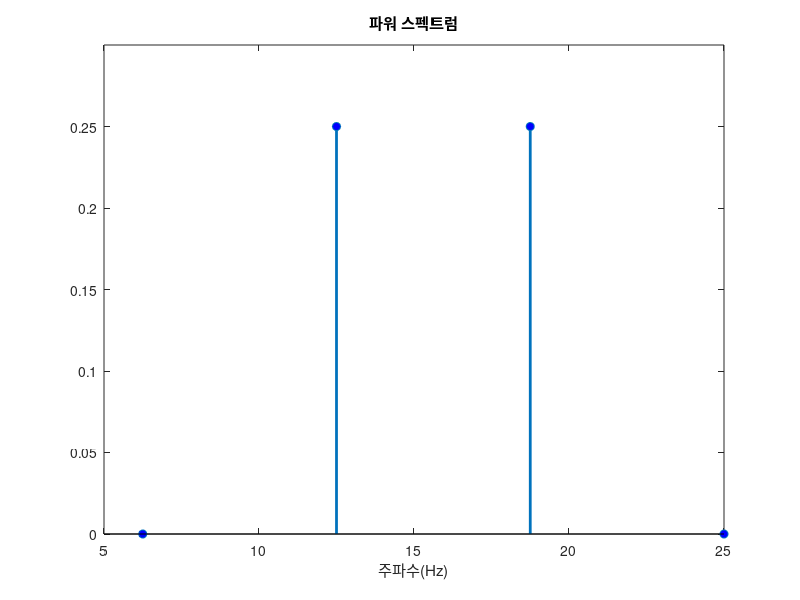

The MATLAB source for this figure:
% pssin.m: Sinusoid 함수에 대한 파워 스펙트럼을 계산
clear all;
n = 8; dt = 0.02; fs = 1/dt; tintv = (0:n-1)/fs; % 샘플링 시점들의 벡터
y = 5 + cos(2*pi*12.5*tintv) + sin(2*pi*18.75*tintv); % 샘플된 함수값
Y = fft(y)/n; % FFT: 첫 번째 계수가 샘플들의 평균이 되도록 n으로 나누어 준다.
f = (0:n-1)*fs/n; Y(1) = []; f(1) = []; fnyquist = fs/2; f = (1:n/2)/(n/2)*fnyquist;
Py = abs(Y(1:n/2)).^2;
stem(f, Py, 'linewidth', 2, 'MarkerFaceColor', 'blue'), title('파워 스펙트럼')
xlabel('주파수(Hz)'); ylim([0 0.3]);
